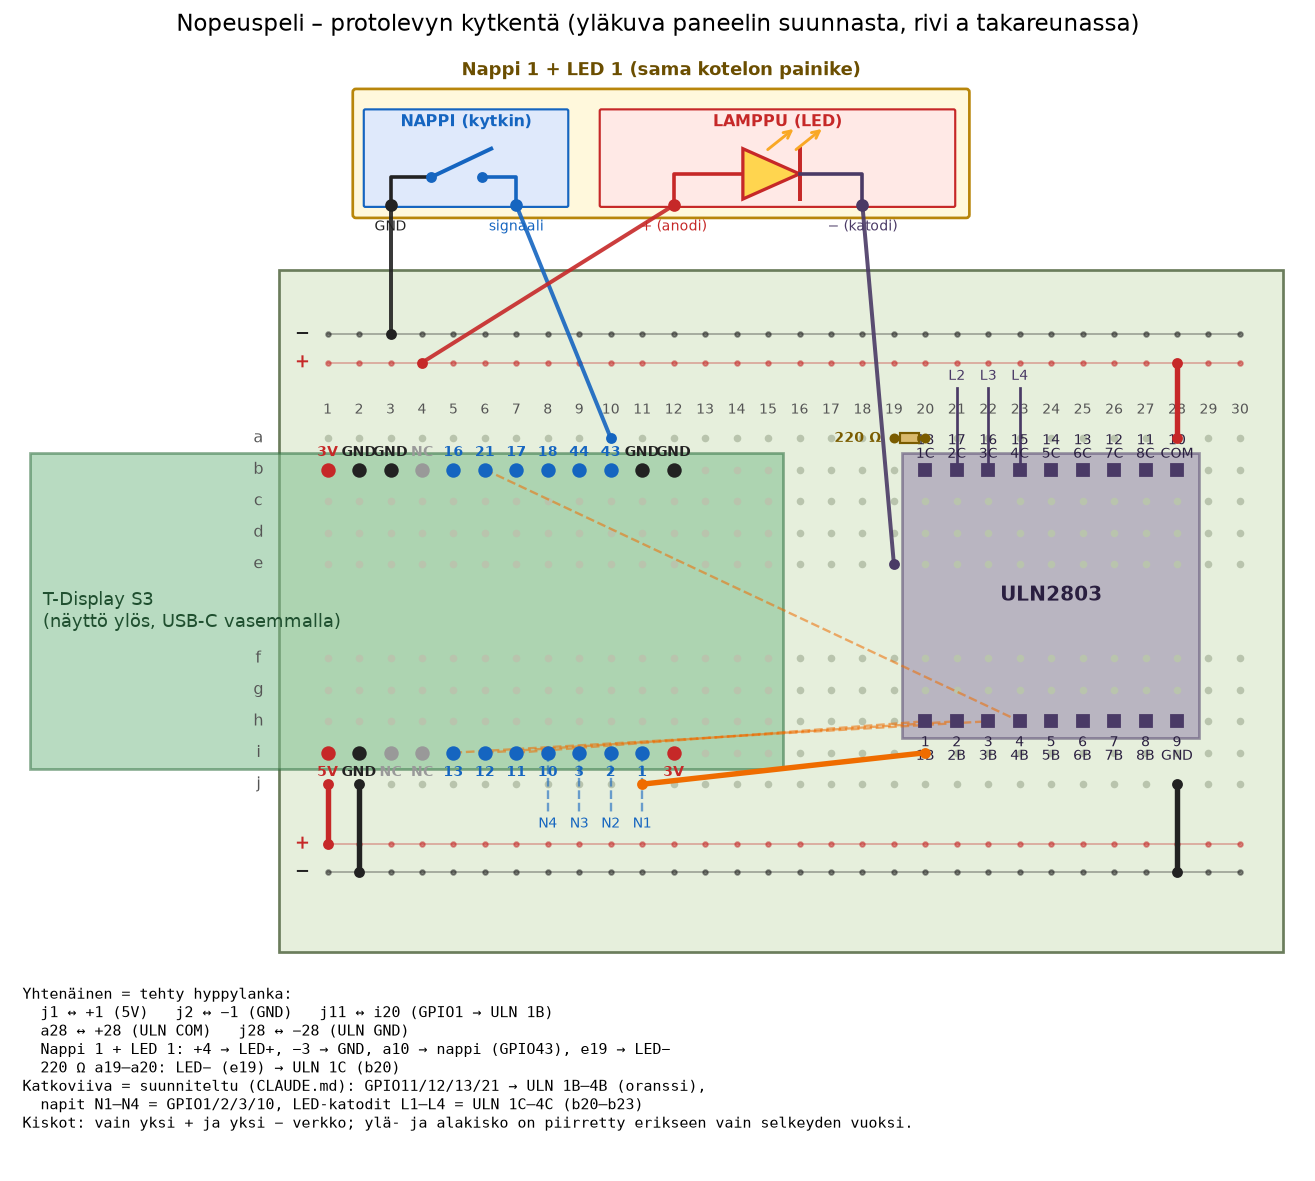

Source code (Python):
"""Piirtää protolevyn kytkentäkaavion (docs/kytkenta.png).

Ajo: python3 docs/kytkenta.py   (vaatii matplotlib)

Koordinaatit: sarake 1 vasemmalla, rivi a ylhäällä (= takareuna), yläkuva paneelin
suunnasta. Mitat ovat kotelon STEP-mallista (electronics_reference_v3_17.step).
"""
import matplotlib

matplotlib.use("Agg")
import matplotlib.pyplot as plt
from matplotlib.patches import Rectangle

PITCH = 2.54
ROW_Y = {r: y for r, y in zip("abcdefghij", [0, 1, 2, 3, 4, 7, 8, 9, 10, 11])}

# --- T-Display S3 -piikkirivit (sarake 1 = USB-C-pää, sarake 12 = 3V-pää) ---
# P1 = rivi b, P2 = rivi i (katsottuna paneelin puolelta, näyttö ylöspäin)
P2 = ["3V", "GPIO1", "GPIO2", "GPIO3", "GPIO10", "GPIO11", "GPIO12", "GPIO13", "NC", "NC", "GND", "5V"]
P1 = ["GND", "GND", "GPIO43", "GPIO44", "GPIO18", "GPIO17", "GPIO21", "GPIO16", "NC", "GND", "GND", "3V"]
TD = {}  # (rivi, sarake) -> nimi
for i, name in enumerate(P2):
    TD[("i", 12 - i)] = name
for i, name in enumerate(P1):
    TD[("b", 12 - i)] = name

# --- ULN2803 (DIP-18-numerointi: 1 = h20, 9 = h28, 10 = b28, 18 = b20) ---
ULN = {}
for p in range(1, 10):
    ULN[p] = ("h", 19 + p)
for p in range(10, 19):
    ULN[p] = ("b", 38 - p)
ULN_NAME = {1: "1B", 2: "2B", 3: "3B", 4: "4B", 5: "5B", 6: "6B", 7: "7B", 8: "8B", 9: "GND", 10: "COM",
            11: "8C", 12: "7C", 13: "6C", 14: "5C", 15: "4C", 16: "3C", 17: "2C", 18: "1C"}


def xy(row, col):
    return col, ROW_Y[row]


def find_td(name):
    return next(k for k, v in TD.items() if v == name)


fig, ax = plt.subplots(figsize=(17, 11))
ax.set_aspect("equal")
ax.invert_yaxis()
ax.axis("off")

# protolevy 81 x 55
left = 1 - 3.9 / PITCH
ax.add_patch(Rectangle((left, -5.33), 81 / PITCH, 55 / PITCH, fc="#e6efdc", ec="#6b7d5c", lw=1.5, zorder=0))
# T-Display PCB 60,78 x 25,5 (vasen pää ulottuu levyn yli)
td_r = left + 40.68 / PITCH
ax.add_patch(Rectangle((td_r - 60.78 / PITCH, 0.48), 60.78 / PITCH, 25.5 / PITCH, fc="#7fbf8f", ec="#2f6f3f", lw=1.5,
                       alpha=0.55, zorder=1))
ax.text(td_r - 60.78 / PITCH + 0.4, 5.5, "T-Display S3\n(näyttö ylös, USB-C vasemmalla)", fontsize=10, va="center",
        color="#1f4f2f")
# ULN-moduuli 24 x 23
uln_l = left + 50.28 / PITCH
ax.add_patch(Rectangle((uln_l, 0.48), 24 / PITCH, 23 / PITCH, fc="#8e7ca8", ec="#4a3a66", lw=1.5, alpha=0.5, zorder=1))
ax.text(24.0, 5.0, "ULN2803", fontsize=11, ha="center", va="center", color="#2a1f40", weight="bold")

# reikäruudukko
for r, y in ROW_Y.items():
    ax.text(-1.2, y, r, ha="center", va="center", fontsize=9, color="#555")
    for c in range(1, 31):
        ax.plot(c, y, "o", ms=3.2, color="#b9c4ad", zorder=2)
for c in range(1, 31):
    ax.text(c, -0.9, str(c), ha="center", va="center", fontsize=8, color="#555")

# pinnit
for (r, c), name in TD.items():
    x, y = xy(r, c)
    col = {"GND": "#222", "5V": "#c62828", "3V": "#c62828", "NC": "#999"}.get(name, "#1565c0")
    ax.plot(x, y, "o", ms=7, color=col, zorder=5)
    dy = -0.55 if r == "b" else 0.62
    ax.text(x, y + dy, name.replace("GPIO", ""), ha="center", va="center", fontsize=8, color=col, zorder=6,
            rotation=0, weight="bold")
for p, (r, c) in ULN.items():
    x, y = xy(r, c)
    ax.plot(x, y, "s", ms=6.5, color="#4a3a66", zorder=5)
    dy = -0.55 if r == "b" else 0.62
    ax.text(x, y + (-0.75 if r == "b" else 0.85), f"{p}\n{ULN_NAME[p]}", ha="center", va="center", fontsize=7.5, color="#2a1f40", zorder=6, linespacing=1.0)


# --- kiskot (reunakiskot, sijainti arvio: + ja − sekä ylhäällä että alhaalla) ---
RAILS = {"yla+": (-2.4, "#c62828", "+"), "yla-": (-3.3, "#222", "−"),
         "ala+": (12.9, "#c62828", "+"), "ala-": (13.8, "#222", "−")}
for key, (ry, rc, lab) in RAILS.items():
    ax.plot([1, 30], [ry, ry], "-", color=rc, lw=1, alpha=0.35, zorder=2)
    for c in range(1, 31):
        ax.plot(c, ry, "o", ms=2.6, color=rc, alpha=0.5, zorder=2)
    ax.text(0.2, ry, lab, color=rc, ha="center", va="center", fontsize=10, weight="bold")

# --- SUUNNITELTU (katkoviiva): GPIO -> ULN-sisääntulo, napit, LED-katodit ---
plan = [("GPIO11", 1), ("GPIO12", 2), ("GPIO13", 3), ("GPIO21", 4)]
for (g, pn) in plan:
    (r1, c1), (r2, c2) = find_td(g), ULN[pn]
    x1, y1 = xy(r1, c1)
    x2, y2 = xy(r2, c2)
    ax.plot([x1, x2], [y1, y2], "--", color="#ef6c00", lw=1.3, alpha=0.55, zorder=3)
for n, g in enumerate(["GPIO1", "GPIO2", "GPIO3", "GPIO10"], 1):
    x, y = xy(*find_td(g))
    ax.plot([x, x], [y, 11.9], "--", color="#1565c0", lw=1.3, alpha=0.6, zorder=3)
    ax.text(x, 12.05, f"N{n}", ha="center", va="top", fontsize=7.5, color="#1565c0")
for n in range(2, 5):
    x, y = xy(*ULN[19 - n])
    ax.plot([x, x], [y, -1.6], "-", color="#4a3a66", lw=1.5, zorder=3)
    ax.text(x, -1.75, f"L{n}", ha="center", va="bottom", fontsize=7.5, color="#4a3a66")

# --- TEHDYT hyppylangat (yhtenäinen viiva) ---
def wire(a, b, color, label=None):
    (x1, y1), (x2, y2) = a, b
    ax.plot([x1, x2], [y1, y2], "-", color=color, lw=3, zorder=7, solid_capstyle="round")
    ax.plot([x1, x2], [y1, y2], "o", ms=5, color=color, zorder=8)

wire(xy("j", 1), (1, RAILS["ala+"][0]), "#c62828")          # j1  <-> +1  (5V)
wire(xy("j", 2), (2, RAILS["ala-"][0]), "#222")             # j2  <-> -1  (GND)
wire(xy("j", 11), xy("i", 20), "#ef6c00")                   # j11 <-> i20 (GPIO1 -> ULN 1B)
wire(xy("a", 28), (28, RAILS["yla+"][0]), "#c62828")        # a28 <-> +28 (ULN COM)
wire(xy("j", 28), (28, RAILS["ala-"][0]), "#222")           # j28 <-> -28 (ULN GND)


# --- TEHTY: nappi 1 + LED 1 (kotelon painike: nappi vasemmalla, lamppu oikealla) ---
from matplotlib.patches import FancyBboxPatch, Circle, Polygon
Y0 = -7.4  # liittimien taso
ax.add_patch(FancyBboxPatch((1.9, -11.0), 19.4, 3.9, boxstyle="round,pad=0.1", fc="#fff8dc", ec="#b8860b", lw=1.5, zorder=3))
ax.text(11.6, -11.4, "Nappi 1 + LED 1 (sama kotelon painike)", ha="center", va="bottom", fontsize=10, weight="bold",
        color="#6b4e00", zorder=4)
# -- NAPPI (kytkin) --
ax.add_patch(FancyBboxPatch((2.2, -10.4), 6.4, 3.0, boxstyle="round,pad=0.05", fc="#dfe9fb", ec="#1565c0", lw=1.2, zorder=3))
ax.text(5.4, -10.05, "NAPPI (kytkin)", ha="center", va="center", fontsize=9, weight="bold", color="#1565c0", zorder=4)
ax.plot([3, 3, 4.3], [Y0, -8.3, -8.3], color="#222", lw=2, zorder=5)            # GND-puoli
ax.plot([4.3, 6.2], [-8.3, -9.2], color="#1565c0", lw=2.2, zorder=5)            # kytkimen vipu
ax.plot([4.3, 5.9], [-8.3, -8.3], color="#1565c0", lw=0, zorder=5)
ax.plot([5.9, 7, 7], [-8.3, -8.3, Y0], color="#1565c0", lw=2, zorder=5)         # signaali-puoli
ax.plot([4.3, 5.9], [-8.3, -8.3], "o", ms=5, color="#1565c0", zorder=6)
ax.text(3.0, -6.95, "GND", ha="center", va="top", fontsize=8, color="#222", zorder=6)
ax.text(7.0, -6.95, "signaali", ha="center", va="top", fontsize=8, color="#1565c0", zorder=6)
# -- LAMPPU (LED) --
ax.add_patch(FancyBboxPatch((9.7, -10.4), 11.2, 3.0, boxstyle="round,pad=0.05", fc="#ffe9e6", ec="#c62828", lw=1.2, zorder=3))
ax.text(15.3, -10.05, "LAMPPU (LED)", ha="center", va="center", fontsize=9, weight="bold", color="#c62828", zorder=4)
ax.plot([12, 12, 14.2], [Y0, -8.4, -8.4], color="#c62828", lw=2, zorder=5)         # anodi
ax.add_patch(Polygon([[14.2, -9.2], [14.2, -7.6], [16.0, -8.4]], closed=True, fc="#ffd54f", ec="#c62828", lw=1.8, zorder=5))
ax.plot([16.0, 16.0], [-9.2, -7.6], color="#c62828", lw=2.2, zorder=5)             # katodin palkki
ax.plot([16.0, 18, 18], [-8.4, -8.4, Y0], color="#4a3a66", lw=2, zorder=5)         # katodi
for dx in (0.0, 0.9):                                                              # valonsäteet
    ax.annotate("", xy=(15.9 + dx, -10.0 + 0.1), xytext=(14.9 + dx, -9.1), arrowprops=dict(arrowstyle="->", color="#f9a825", lw=1.6), zorder=5)
ax.text(12.0, -6.95, "+ (anodi)", ha="center", va="top", fontsize=8, color="#c62828", zorder=6)
ax.text(18.0, -6.95, "− (katodi)", ha="center", va="top", fontsize=8, color="#4a3a66", zorder=6)
def cable(tx, ty, target, color):
    ax.plot([tx, target[0]], [ty, target[1]], "-", color=color, lw=2.2, zorder=6, alpha=0.9)
    ax.plot(tx, ty, "o", ms=6, color=color, zorder=7)
    ax.plot(*target, "o", ms=5, color=color, zorder=8)
cable(3.0, Y0, (3, RAILS["yla-"][0]), "#222")        # -3  -> napin GND
cable(7.0, Y0, xy("a", 10), "#1565c0")               # a10 -> napin signaali (b10 = GPIO43)
cable(12.0, Y0, (4, RAILS["yla+"][0]), "#c62828")    # +4  -> LED anodi
cable(18.0, Y0, xy("e", 19), "#4a3a66")              # e19 -> LED katodi
# vastus a19-a20 (220 ohm): e19/a19 -solmu -> ULN 1C (b20)
rx0, rx1, ry = 19, 20, 0
ax.plot([rx0, rx0 + 0.2], [ry, ry], "-", color="#7a5c00", lw=2.5, zorder=8)
ax.add_patch(Rectangle((rx0 + 0.2, ry - 0.17), 0.6, 0.34, fc="#d9b96c", ec="#7a5c00", lw=1.2, zorder=8))
ax.plot([rx0 + 0.8, rx1], [ry, ry], "-", color="#7a5c00", lw=2.5, zorder=8)
ax.plot([rx0, rx1], [ry, ry], "o", ms=4.5, color="#7a5c00", zorder=9)
ax.text(18.6, ry - 0.0, "220 Ω", ha="right", va="center", fontsize=8, color="#7a5c00", weight="bold")

ax.text(-8.7, 17.4, "Yhtenäinen = tehty hyppylanka:\n"
        "  j1 ↔ +1 (5V)   j2 ↔ −1 (GND)   j11 ↔ i20 (GPIO1 → ULN 1B)\n"
        "  a28 ↔ +28 (ULN COM)   j28 ↔ −28 (ULN GND)\n"
        "  Nappi 1 + LED 1: +4 → LED+, −3 → GND, a10 → nappi (GPIO43), e19 → LED−\n"
        "  220 Ω a19–a20: LED− (e19) → ULN 1C (b20)\n"
        "Katkoviiva = suunniteltu (CLAUDE.md): GPIO11/12/13/21 → ULN 1B–4B (oranssi),\n"
        "  napit N1–N4 = GPIO1/2/3/10, LED-katodit L1–L4 = ULN 1C–4C (b20–b23)\n"
        "Kiskot: vain yksi + ja yksi − verkko; ylä- ja alakisko on piirretty erikseen vain selkeyden vuoksi.",
        fontsize=8.5, va="top", family="monospace")
ax.set_title("Nopeuspeli – protolevyn kytkentä (yläkuva paneelin suunnasta, rivi a takareunassa)", fontsize=13,
             pad=20)
ax.set_xlim(-9, 32)
ax.set_ylim(23.2, -11.8)
fig.savefig("docs/kytkenta.png", dpi=130, bbox_inches="tight")
print("ok")
